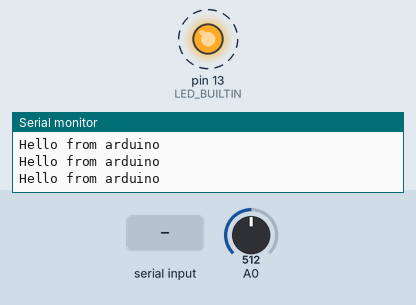
Recording of a sketch running on a simulated Arduino Uno, built with avr-gcc and run on an emulated ATmega328P. Parts: output pins drawn as LEDs (lit = HIGH), the last lines printed to the serial monitor. Dashed ring = blinking. Inputs (shaded band) come from the test bench; at power-on: A0 = 512.

Above: at 1.25 s.
1.3 s: "2\n" received over Serial
At 2.4 s:
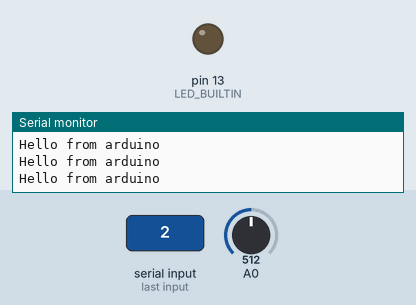
2.8 s: "90,45\n" received over Serial
At 4.04 s:
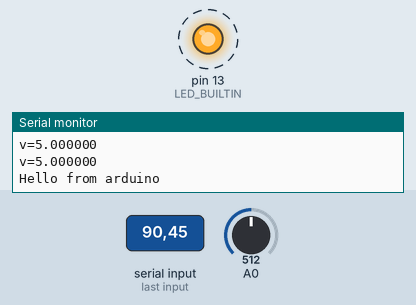
Timing chart, 0 to 11.8 s (numbered marks = the images above; inputs shaded):
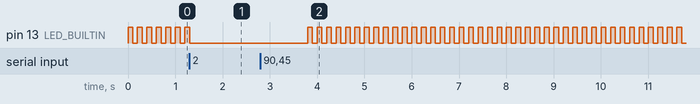

Measured:
- after the input at 1.3 s, pin 13 (LED_BUILTIN): goes on until 1.3 s, then stays LOW
- after the input at 2.8 s, pin 13 (LED_BUILTIN): alternates HIGH for 0.10 s and LOW for 0.10 s, starting after 1.0 s
- by itself, pin 13 (LED_BUILTIN): alternates HIGH for 0.10 s and LOW for 0.10 s

The sketch:

voltage_divider_voltmeter.ino
```cpp
// work modes:
// 1 - idle
// 2 - voltage measuring

float input_volt = 0.0;
float temp=0.0;
float r1=10000.0;
float r2=10000.0;
int work_mode = 1;

void setup() {
  pinMode(LED_BUILTIN, OUTPUT);
  Serial.begin(115200);
}

void loop() {
  if (Serial.available())
  {
    int temp_mode = Serial.readString().toInt();
    if (temp_mode)
    {
      work_mode  = temp_mode;
    }
  }

  if (work_mode == 2)
  {
    int analogvalue = analogRead(A0);
    temp = (analogvalue * 5.0) / 1024.0;
    input_volt = temp / (r2/(r1+r2));
    if (input_volt != 0.0)
    {
      Serial.print("v=");
      Serial.println(input_volt, 6);
    }
  } else {
    digitalWrite(LED_BUILTIN, HIGH);
    delay(100);
    Serial.println("Hello from arduino");
    digitalWrite(LED_BUILTIN, LOW);
    delay(100);
  }
}
```
